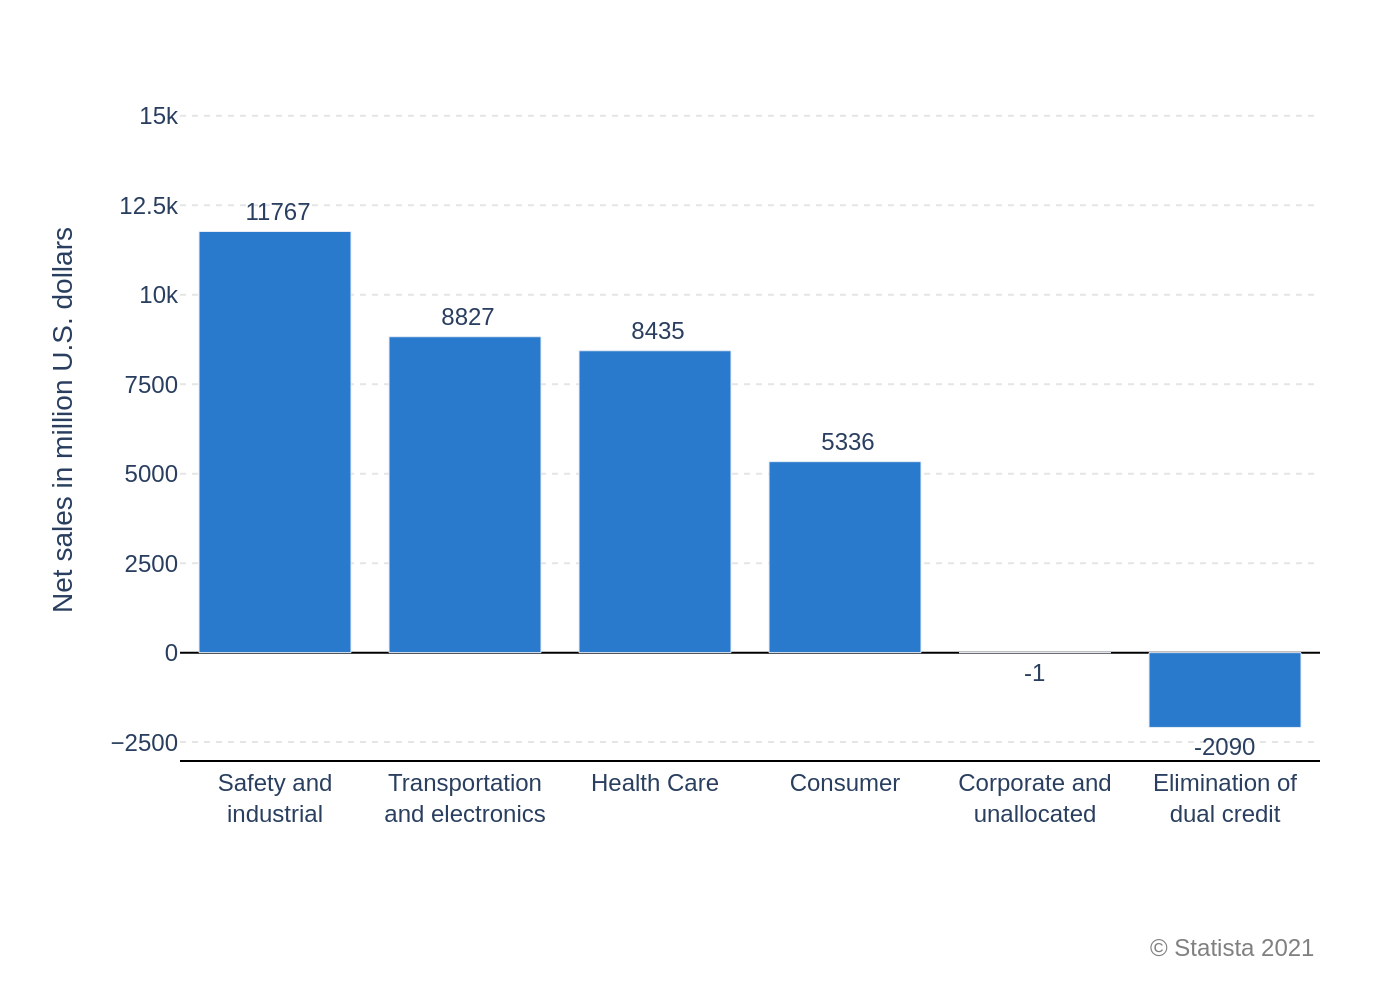

The script that drew this image:
import sys
import json
import plotly.graph_objects as go
import pathlib

# Check for command-line argument
if len(sys.argv) != 2:
    print(f"Usage: python {sys.argv[0]} <json_file_path>")
    sys.exit(1)

json_path = sys.argv[1]

# Read data from the specified JSON file
try:
    with open(json_path, 'r', encoding='utf-8') as f:
        chart_config = json.load(f)
except FileNotFoundError:
    print(f"Error: JSON file not found at '{json_path}'")
    sys.exit(1)
except json.JSONDecodeError:
    print(f"Error: Could not decode JSON from '{json_path}'")
    sys.exit(1)

# Extract data and text from the JSON structure
chart_data = chart_config.get('chart_data', [])
texts = chart_config.get('texts', {})
colors = chart_config.get('colors', [])

# Prepare data for Plotly
categories = [item['category'] for item in chart_data]
values = [item['value'] for item in chart_data]

# Create the figure
fig = go.Figure()

# Add the bar trace
fig.add_trace(go.Bar(
    x=categories,
    y=values,
    marker_color=colors[0] if colors else None,
    text=values,
    textposition='outside',
    texttemplate='%{y}',
    cliponaxis=False  # Ensures text for small values (like -1) is not clipped
))

# Update layout for a professional look and feel
fig.update_layout(
    font_family="Arial",
    plot_bgcolor='white',
    paper_bgcolor='white',
    xaxis=dict(
        showline=True,
        linewidth=1,
        linecolor='black',
        automargin=True
    ),
    yaxis=dict(
        title_text=texts.get('y_axis_title'),
        range=[-3000, 16000],
        tickvals=[-2500, 0, 2500, 5000, 7500, 10000, 12500, 15000],
        showgrid=True,
        gridcolor='#E5E5E5',
        griddash='dot',
        zeroline=True,
        zerolinewidth=1,
        zerolinecolor='black'
    ),
    showlegend=False,
    margin=dict(l=90, r=40, t=40, b=120),
    separators='., ',  # Use a space for the thousands separator
    annotations=[
        dict(
            text=texts.get('source'),
            showarrow=False,
            xref='paper',
            yref='paper',
            x=1,
            y=-0.25,
            xanchor='right',
            yanchor='top',
            font=dict(size=12, color='#808080')
        )
    ]
)

# Use the texttemplate with the space separator from the layout
fig.update_traces(texttemplate='%{y: }')

# Determine the output filename from the input JSON path
output_filename = pathlib.Path(json_path).stem + '.png'

# Save the figure as a PNG image
fig.write_image(output_filename, scale=2)

print(f"Chart saved to {output_filename}")
